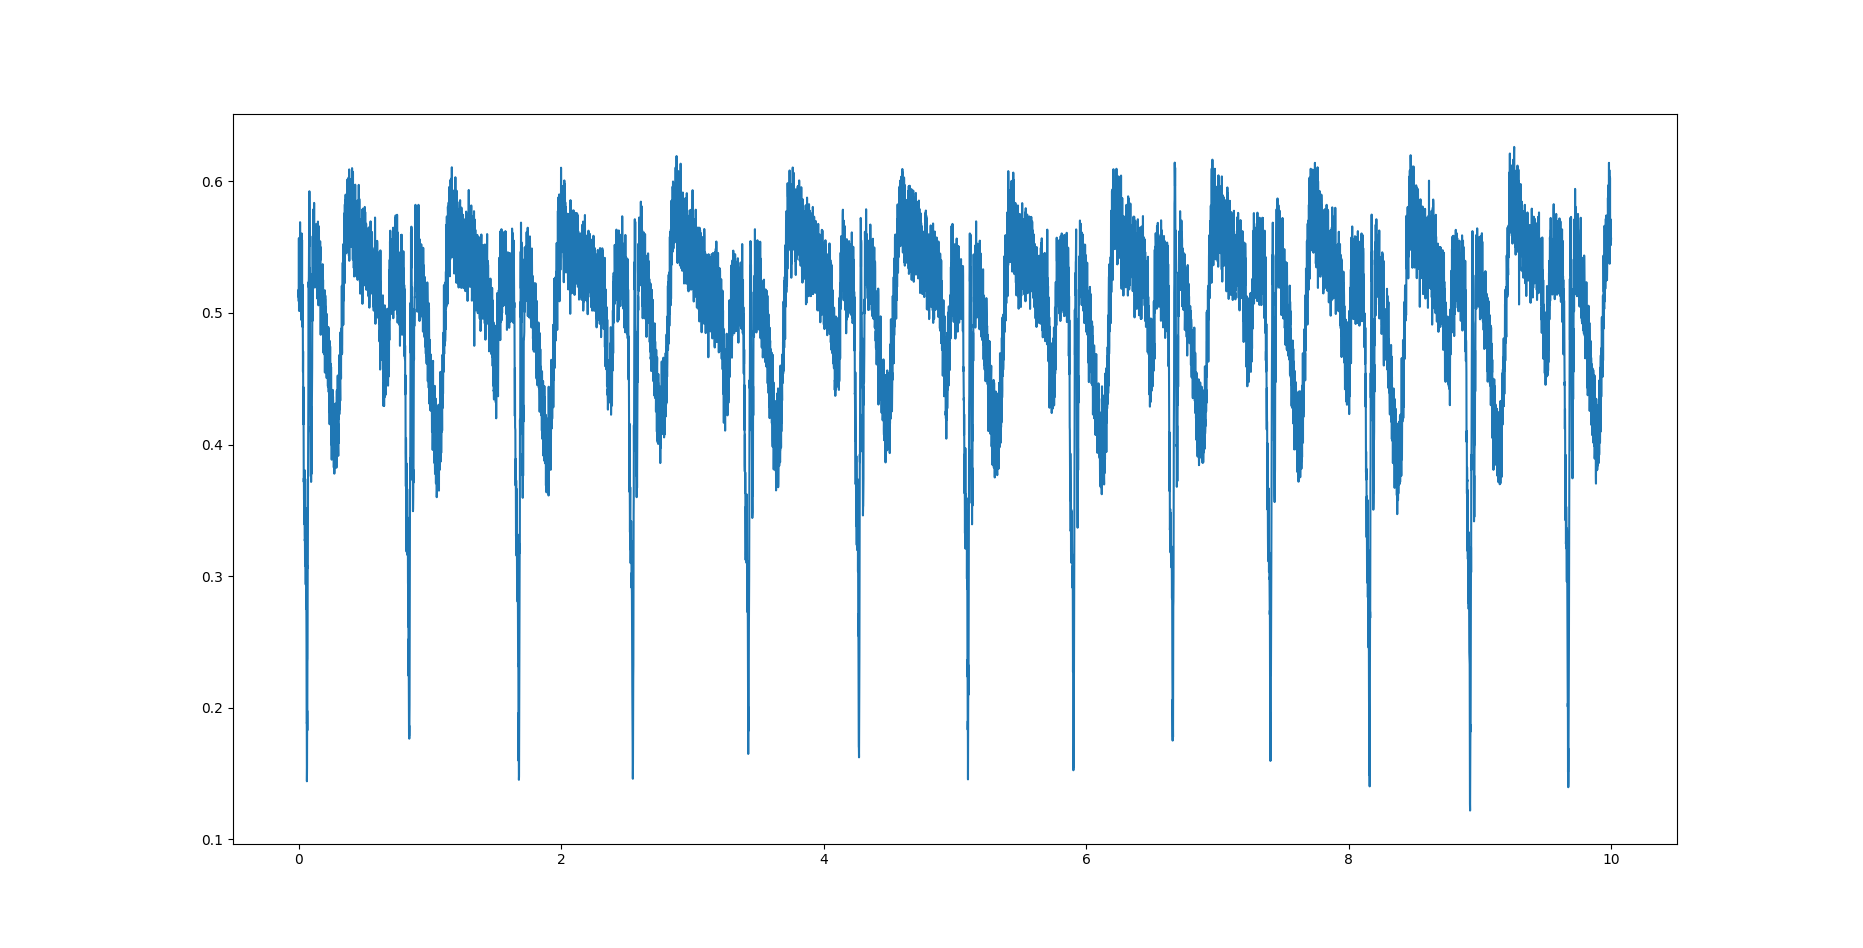

Write Python code to recreate this figure.
import numpy as np
import matplotlib.pyplot as plt

fptr=open("./data/physiology/sub021_baseline_ECG.csv",'r')
raw_data = fptr.read()
ts_data = raw_data.split('\n')#time_split data
len_of_tsdata = len(ts_data)-1
print(len_of_tsdata)
#print(len_of_tsdata)
for i in range(len(ts_data)):
    ts_data[i]=ts_data[i].split(',')

final_data = np.append(ts_data[0][1:],ts_data[1][1:])
for i in range(2,10):
    final_data = np.append(final_data,ts_data[i][1:])
final_data = final_data.astype(float)
time_axix = np.arange(0,10,0.001,float)
#print(time_axix)
#print(len(final_data))
#print(len_of_tsdata/len(final_data))
plt.plot(time_axix,np.absolute(final_data))
plt.show()
